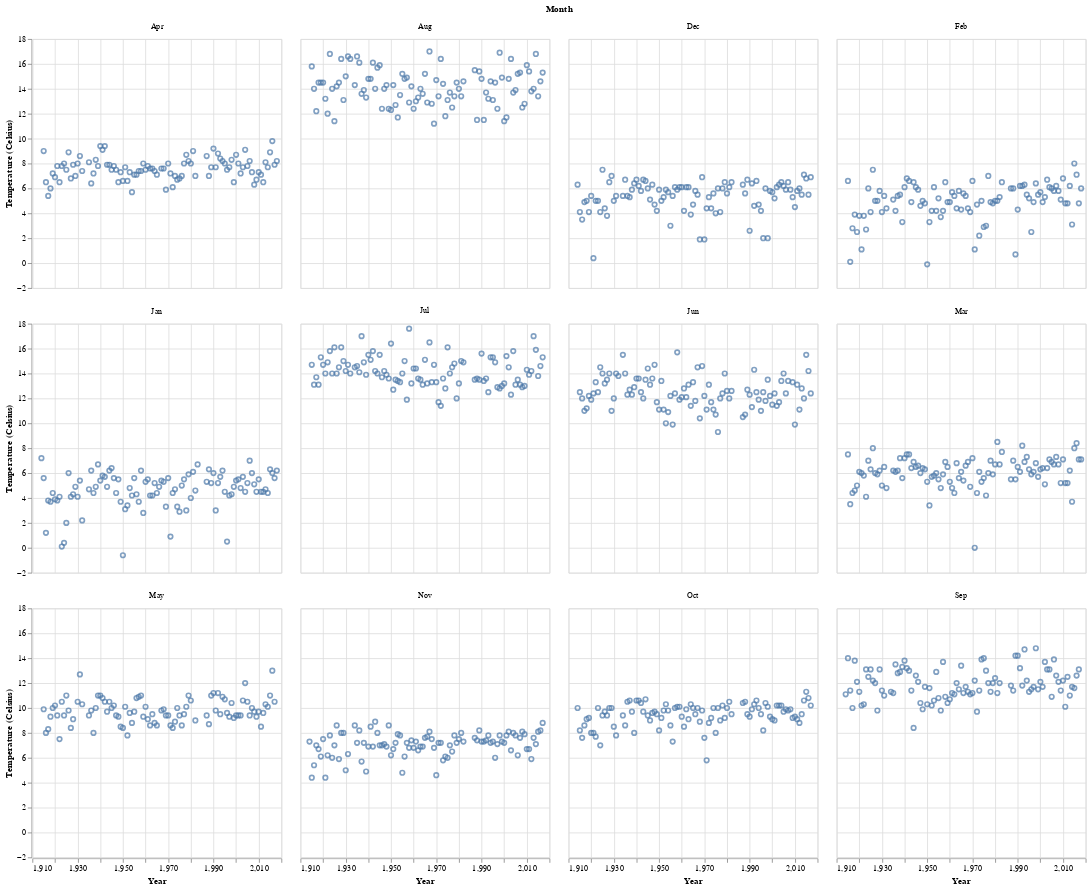

Here is the notebook cell this chart was saved with:
### Code cell
"""
4. Faceted Visualization
"""
# Create faceted scatter plot to visualize temperature trends for each month
all_temp_plot = alt.Chart(tidy_temp).mark_point().encode(
    x=alt.X("Year")
            .title("Year")
            .scale(zero=False),
    y=alt.Y("Temperature")
            .title("Temperature (Celsius)")
            .scale(zero=False)
).facet(
    'Month',
    columns=4
)

all_temp_plot # Display faceted plot

### Figure 1 — Vega specification as saved in the notebook (floating-point values rounded to 4 significant figures; data arrays with more than 128 entries replaced by an {"elided": "..."} marker saying what was removed)
{"$schema": "https://vega.github.io/schema/vega/v5.json", "data": [{"name": "source_0", "values": {"elided": "1174 records"}}, {"name": "facet_domain", "values": [{"Month": "Jan", "count": 100}, {"Month": "Feb", "count": 99}, {"Month": "Mar", "count": 99}, {"Month": "Apr", "count": 97}, {"Month": "May", "count": 94}, {"Month": "Jun", "count": 97}, {"Month": "Jul", "count": 98}, {"Month": "Aug", "count": 98}, {"Month": "Sep", "count": 98}, {"Month": "Oct", "count": 98}, {"Month": "Nov", "count": 98}, {"Month": "Dec", "count": 98}]}, {"name": "facet_domain_row", "values": [{"data": 0.0}, {"data": 1.0}, {"data": 2.0}]}, {"name": "facet_domain_column", "transform": [{"type": "sequence", "start": 0.0, "stop": {"signal": "min(length(data(\"facet_domain\")), 4)"}}]}, {"name": "source_0_x_domain_Year", "values": [{"min": 1914, "max": 2018}]}, {"name": "source_0_y_domain_Temperature", "values": [{"min": -0.6, "max": 17.6}]}], "signals": [{"name": "child_width", "value": 300}, {"name": "child_height", "value": 300}], "marks": [{"type": "group", "name": "facet-title", "title": {"text": "Month", "style": "guide-title", "offset": 10}, "role": "column-title"}, {"type": "group", "name": "row_header", "from": {"data": "facet_domain_row"}, "encode": {"update": {"height": {"signal": "child_height"}}}, "axes": [{"scale": "y", "title": "Temperature (Celsius)", "grid": false, "labelOverlap": true, "zindex": 0, "orient": "left", "tickCount": {"signal": "ceil(child_height/40)"}}], "role": "row-header"}, {"type": "group", "name": "column_footer", "from": {"data": "facet_domain_column"}, "encode": {"update": {"width": {"signal": "child_width"}}}, "axes": [{"scale": "x", "zindex": 0, "orient": "bottom", "title": "Year", "tickCount": {"signal": "ceil(child_width/40)"}, "labelOverlap": true, "grid": false, "labelFlush": true}], "role": "column-footer"}, {"type": "group", "name": "cell", "from": {"facet": {"data": "source_0", "name": "facet", "groupby": ["Month"]}}, "sort": {"field": ["datum[\"Month\"]"], "order": ["ascending"]}, "encode": {"update": {"width": {"signal": "child_width"}, "height": {"signal": "child_height"}}}, "marks": [{"type": "symbol", "name": "child_marks", "from": {"data": "facet"}, "encode": {"update": {"y": {"field": "Temperature", "scale": "y"}, "stroke": {"value": "#4c78a8"}, "opacity": {"value": 0.7}, "fill": {"value": "transparent"}, "x": {"field": "Year", "scale": "x"}}}, "style": ["point"]}], "axes": [{"scale": "x", "domain": false, "aria": false, "minExtent": 0, "ticks": false, "gridScale": "y", "zindex": 0, "grid": true, "labels": false, "orient": "bottom", "tickCount": {"signal": "ceil(child_width/40)"}, "maxExtent": 0}, {"scale": "y", "gridScale": "x", "orient": "left", "minExtent": 0, "grid": true, "ticks": false, "aria": false, "zindex": 0, "tickCount": {"signal": "ceil(child_height/40)"}, "maxExtent": 0, "labels": false, "domain": false}], "title": {"text": {"signal": "isValid(parent[\"Month\"]) ? parent[\"Month\"] : \"\"+parent[\"Month\"]"}, "offset": 10, "frame": "group", "style": "guide-label"}, "style": "cell"}], "scales": [{"name": "x", "type": "linear", "domain": [{"signal": "(data(\"source_0_x_domain_Year\")[0] || {}).min"}, {"signal": "(data(\"source_0_x_domain_Year\")[0] || {}).max"}], "range": [0, {"signal": "child_width"}], "nice": true, "zero": false}, {"name": "y", "type": "linear", "domain": [{"signal": "(data(\"source_0_y_domain_Temperature\")[0] || {}).min"}, {"signal": "(data(\"source_0_y_domain_Temperature\")[0] || {}).max"}], "range": [{"signal": "child_height"}, 0], "zero": false, "nice": true}], "layout": {"padding": 20, "bounds": "full", "align": "all", "columns": 4}, "padding": 5, "background": "white"}
